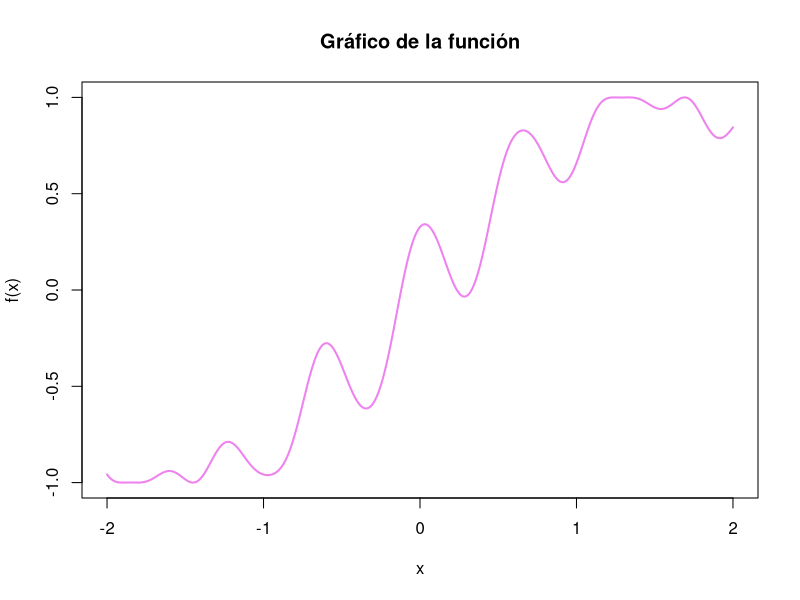
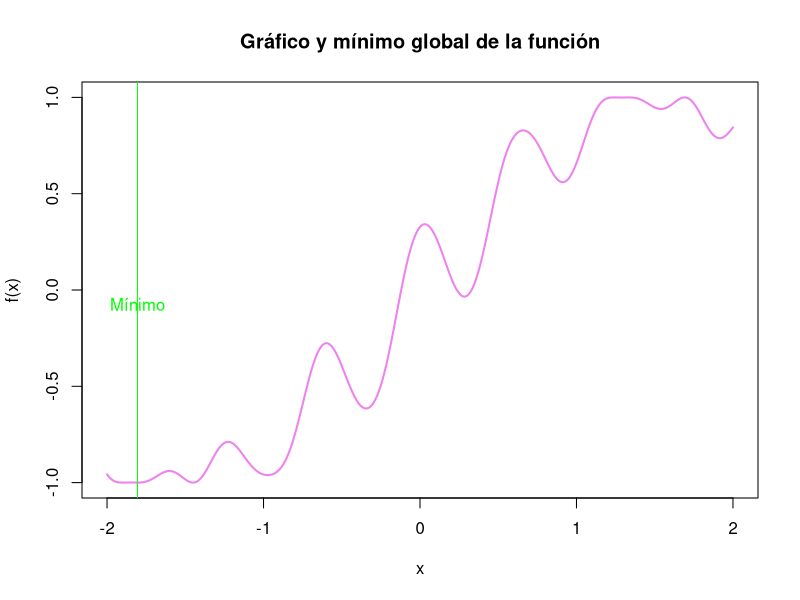
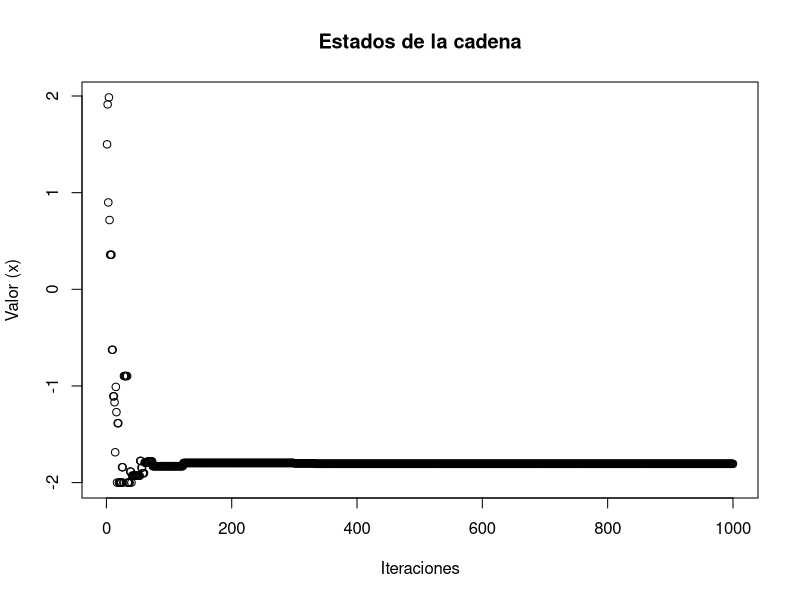

These charts were generated, in order, by the following R code:
#Sea 𝑓(𝑥)=𝑠𝑒𝑛(𝑥+cos(10𝑥)3)𝑝𝑎𝑟𝑎 𝑥𝜖 [−2,2], (11 pts)
#a.Utilizando el algoritmo de recalentamiento simulado estime el mínimo global 
#en [−2,2], con valor inicial en 1.5

fx <- function(x){sin(x + (cos(10*x)/3))} 
curve(fx,col="violet",lwd=2,from=-2,to = 2,n=1000,ylab="f(x)")
title("Gráfico de la función")

recalentamiento_simulado <- function(f,alpha=0.5,s0=0,niter,mini=-Inf,maxi=Inf){ 
  s_n <- s0 
  estados <- rep(0,niter) 
  iter_count <- 0 
  
  for(k in 1:niter){ 
    estados[k]<-s_n 
    T <- (1-alpha)^k
    s_new <- rnorm(1,s_n,1)
    
    if(s_new<mini){
      s_new <- mini
    } 
    
    if(s_new>maxi){
      s_new <- maxi
    } 
    
    dif <- f(s_new)-f(s_n)
    
    if(dif< 0){ 
      s_n <- s_new 
    } else { 
        random <- runif(1,0,1) 
        
        if(random <exp(-dif/T)){ 
          s_n <- s_new 
        } 
        
    } 
    
    iter_count <- iter_count +1
    
  }
  
  return(list(r=s_n,e=estados)) 
}

Resultado <- recalentamiento_simulado(fx,0.1,1.5,1000,-2,2) 
Resultado$r

curve(fx,col="violet",lwd=2,from=-2,to = 2,n=1000,ylab="f(x)")
title("Gráfico y mínimo global de la función")
abline(v=Resultado$r,col="green")
text(Resultado$r, 0, "Mínimo", pos = 1, col = "green")

#b.Grafique el resultado de los estados donde estuvo la cadena de la estimación 
#del punto a.

plot(Resultado$e, xlab = "Iteraciones", ylab = "Valor (x)", 
     main = "Estados de la cadena")